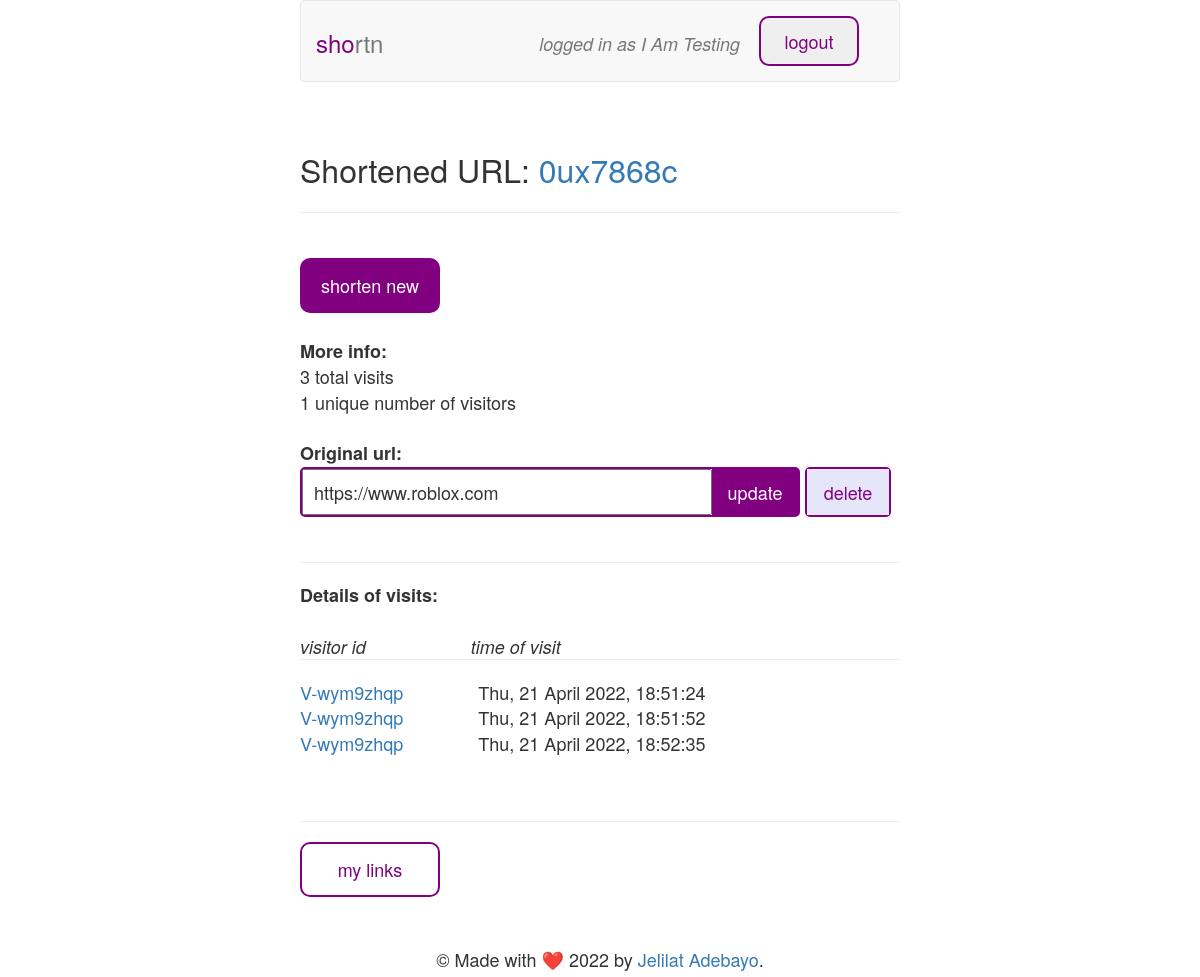
/urls/0ux7868c (signed in), run on the app's committed database.
### tables this page shows
CREATE TABLE 'users' ('username' TEXT, 'password' TEXT, 'id'  INTEGER PRIMARY KEY  );

CREATE TABLE 'urls' ('id' TEXT PRIMARY KEY NOT NULL, 'user_id' INTEGER, 'long' TEXT);

CREATE TABLE 'visits' ('id' INTEGER PRIMARY KEY AUTOINCREMENT NOT NULL, 'url_id' TEXT NOT NULL, 'visitor' TEXT NOT NULL, 'time' TEXT NOT NULL);

### app.py (the view)
@app.route("/urls/<id>", methods=["GET", "POST"])
def url(id):
    if request.method == "POST":
        update_url(id, request.form.get('longURL'))
        return redirect("/urls/{}".format(id))
    else:
        url = get_url_details(id)
        return render_template("show.html", url=url, username=g.user["username"])

### app.py (called while the page is built)
def get_user(id):
    print("Getting user with {}".format(id))
    rows = db.execute('SELECT * from users WHERE id = "{}"'.format(id))
    print("Retrieved user rows", rows)
    if len(rows) > 0:
        return rows[0]
    return None

def get_url(id):
    print("Retrieving url by id {}".format(id))
    rows = db.execute('SELECT * from urls WHERE id = "{}"'.format(id))
    print("Retrieved url rows", rows)
    if len(rows) == 0:
        return None
    return rows[0]

def get_url_details(id):
    url = get_url(id)
    print("Retrieving visits for url", url)
    visits_list = db.execute('SELECT * from visits WHERE url_id = "{}"'.format(id))
    visits_by_visitor = defaultdict(list)
    for v in visits_list: visits_by_visitor[v['visitor']].append(v)
    url['totalVisits'] = len(visits_list)
    url['totalVisitors'] = len(visits_by_visitor.items())
    url['visits'] = visits_by_visitor
    print("Retrieved and structured url", url)
    return url

@app.before_request
def before_request():
    if 'user_id' in session:
        g.user = get_user(session['user_id'])
    elif 'user' in g: g.pop('user')
    if '/urls' in request.path and not 'user' in g:
        return redirect("/login")

@app.after_request
def after_request(response):
    response.headers["Cache-Control"] = "no-cache, no-store, must-revalidate"
    response.headers["Expires"] = 0
    response.headers["Pragma"] = "no-cache"
    return response

### templates/show.html (shortened to what this page needs)
{% extends "base.html" %}
{% block content %}
{% if username %}
<h1 class="page-heading">
  Shortened URL: <a style="font-size: inherit;" href="/u/{{ url.id }}" target="blank">{{ url.id }}</a>
</h1>
<hr/>
<br/>
<a href="/urls/new" style="display: flex;"><div class="navig-link-reverse">shorten new</div></a>
<br>
<dl>
  <dt>More info:</dt>
  <dd>{{ url.totalVisits }} total visits</dd>
  <dd>{{ url.totalVisitors }} unique number of visitors</dd>
  <br>
  <dt>Original url:</dt>
  <dd>
    <form class="inline" method="POST" action="/urls/{{ url.id }}">
        <label for=longURL></label><input type="textbox" name="longURL" value="{{ url.long }}"><button>update</button>
    </form>
    <form id="faded" class="inline" method="POST" action="/urls/{{ url.id }}/delete">
        <button>delete</button>
    </form>
  </dd>
  <br>
  <hr>
  <dt>Details of visits:</dt>
  <dd>
    <ul id="list-ul">
      <li id="table-title">
        <span>visitor id</span>
        <span>time of visit</span>
      </li>
      <hr>
      {% for visitor, visits in url.visits.items() %}
        {% for v in visits %}
          <li>
            <a>{{ visitor }}</a>
            <time datetime="{{v.time}}">{{ v.time }}</time>
          </li>
        {% endfor %}
      {% endfor %}
    </ul>
  </dd>
</dl>
<br>
<hr>
<nav>
  <a href="/urls"><div class="navig-link" style="float: none;">my links</div></a>
</nav>
{% endif %}
{% endblock content%}

### templates/base.html (shortened to what this page needs)
<!DOCTYPE html>
<html lang="en">
<head>
  <link rel="stylesheet" href="https://maxcdn.bootstrapcdn.com/bootstrap/3.3.7/css/bootstrap.min.css">
  <link href="/static/styles.css" rel="stylesheet">
</head>
<body>
    <nav class="navbar navbar-default">
        <div class="container-fluid">
            <div class="navbar-header">
                <a class="navbar-brand" href="#"><span class="purple">sho</span>rtn</a>
            </div>
            <div class="collapse navbar-collapse" id="bs-example-navbar-collapse-1">
            <ul class="nav nav-pills nav-right">
                {% if username %}
                <li role="presentation" class="active">
                    <form method="POST" action="/logout" >
                        <button class="navig-link top-nav">logout</button>
                    </form>
                </li>
                <li role="presentation" class="navbar-text">
                    <p><em>logged in as {{username}}</em></p>
                </li>
                {% elif formType == 'register' %}
                <li role="presentation" class="navig-link-reverse top-nav">
                    <a href="/login"><div>login</div></a>
                </li>
                {% elif formType == 'login' %}
                <li role="presentation" class="navig-link-reverse top-nav">
                    <a href="/register"><div>register</div></a>
                </li>
                {% endif %}
            </ul>
            </div>
        </div>
    </nav>
    <section id="content">
        <br>
        {% block content %}{% endblock %}
    </section>
    <section id="footer">
        &copy; Made with ❤️ 2022 by <a href="http://127.0.0.1:5000/">Jelilat Adebayo</a>.
    </section>
</body>
</html>

### static/styles.css (style rules this page uses)
* { margin: 0; padding: 0; box-sizing: border-box; line-height: 1.4; font-size: 18px; }
body { width: 600px; height: 100%; min-height: 100vh; margin: 0 auto; position: relative; padding-bottom: 80px; }
#footer { position: absolute; bottom: 0px; text-align: center; width: 100%; line-height: 2; }
.page-heading { font-size: 32px; }
.navbar-brand, .navbar-brand span { font-size: 24px; line-height: 1; }
.purple { color: purple; font-size: inherit; }
.nav { height: 50px; margin: 15px 0px; }
.navbar-header { margin: 15px 0px; }
form.inline { display: inline-block; height: 50px; padding: 0px; border: 2px solid purple; border-radius: 5px; }
form.inline > button { width: 86px; height: 100%; background: purple; color: white; border: none; }
form.inline > input { width: 410px; height: 100%; margin: 0px; padding-left: 10px; }
#faded { width: 86px; }
#faded > button { width: 100%; color: purple; background: #E6E6FA; }
.navig-link, .navig-link-reverse { float: left; width: 140px; height: 55px; padding: 13px 0px; margin-right: 10px; border: 2px solid purple; border-radius: 10px; color: purple; text-align: center; }
.navig-link-reverse { float: right; color: white; background-color: purple; }
li { list-style: none; }
#list-ul { width: 600px; }
.nav-pills>li { float: right; margin-left: 4px; }
.nav-pills .top-nav, .nav-pills .top-nav > a > div { width: 100px; height: 50px; line-height: 1; }
#table-title { margin: 25px 0px -20px; }
#table-title span { margin-right: 100px; font-style: italic; }
#list-ul > li > a:first-of-type { margin-right: 70px; }
form > button { padding: 10px 15px; }

### data on the page
users: username "I Am Testing"
urls: id "0ux7868c", longURL "https://www.roblox.com"
visits: visitor "V-wym9zhqp", time "Thu, 21 April 2022, 18:51:24"
visits: time "Thu, 21 April 2022, 18:51:52"
visits: time "Thu, 21 April 2022, 18:52:35"

### other printed values
{{ url.totalVisits }} "3"
{{ url.totalVisitors }} "1"
